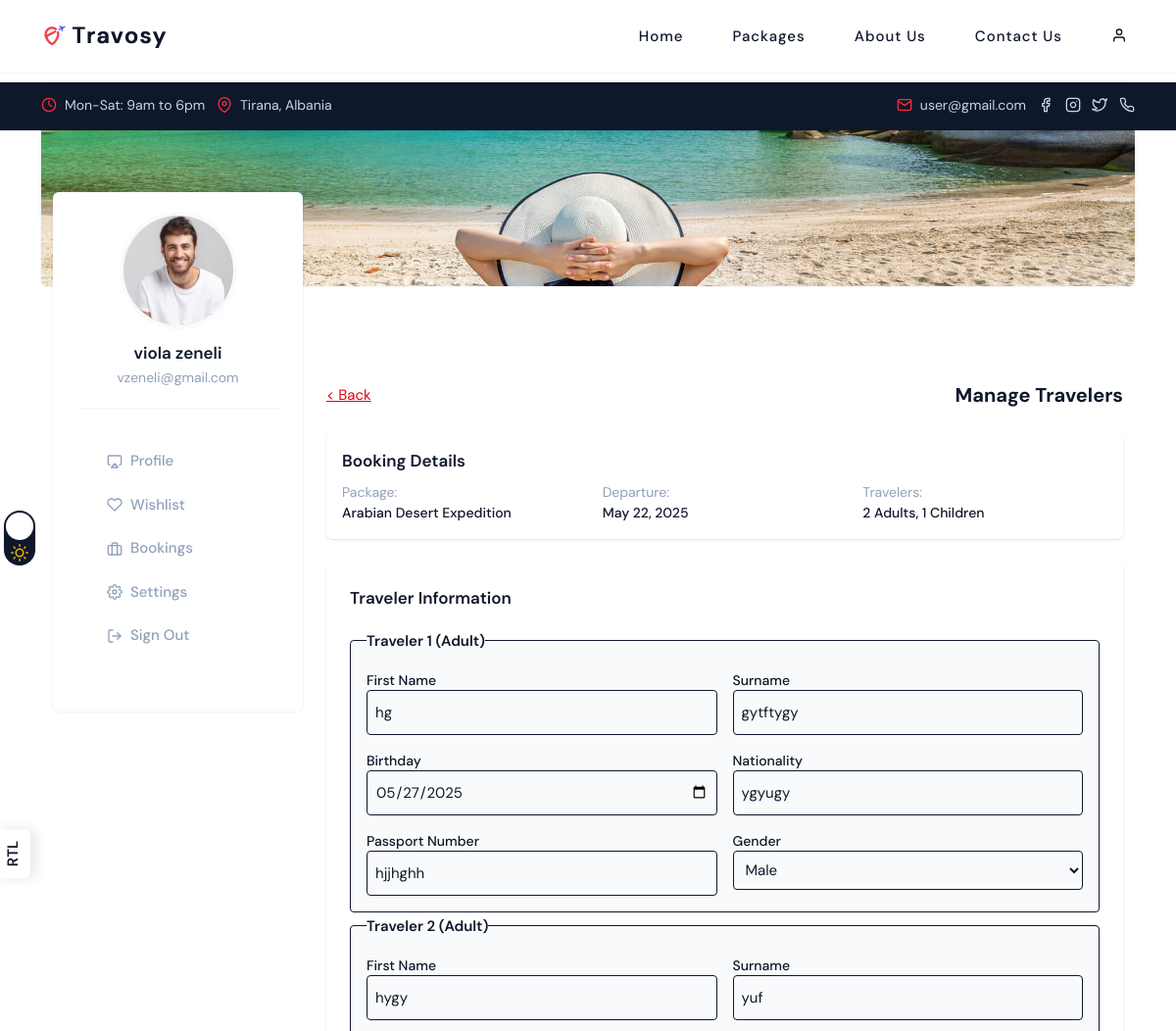
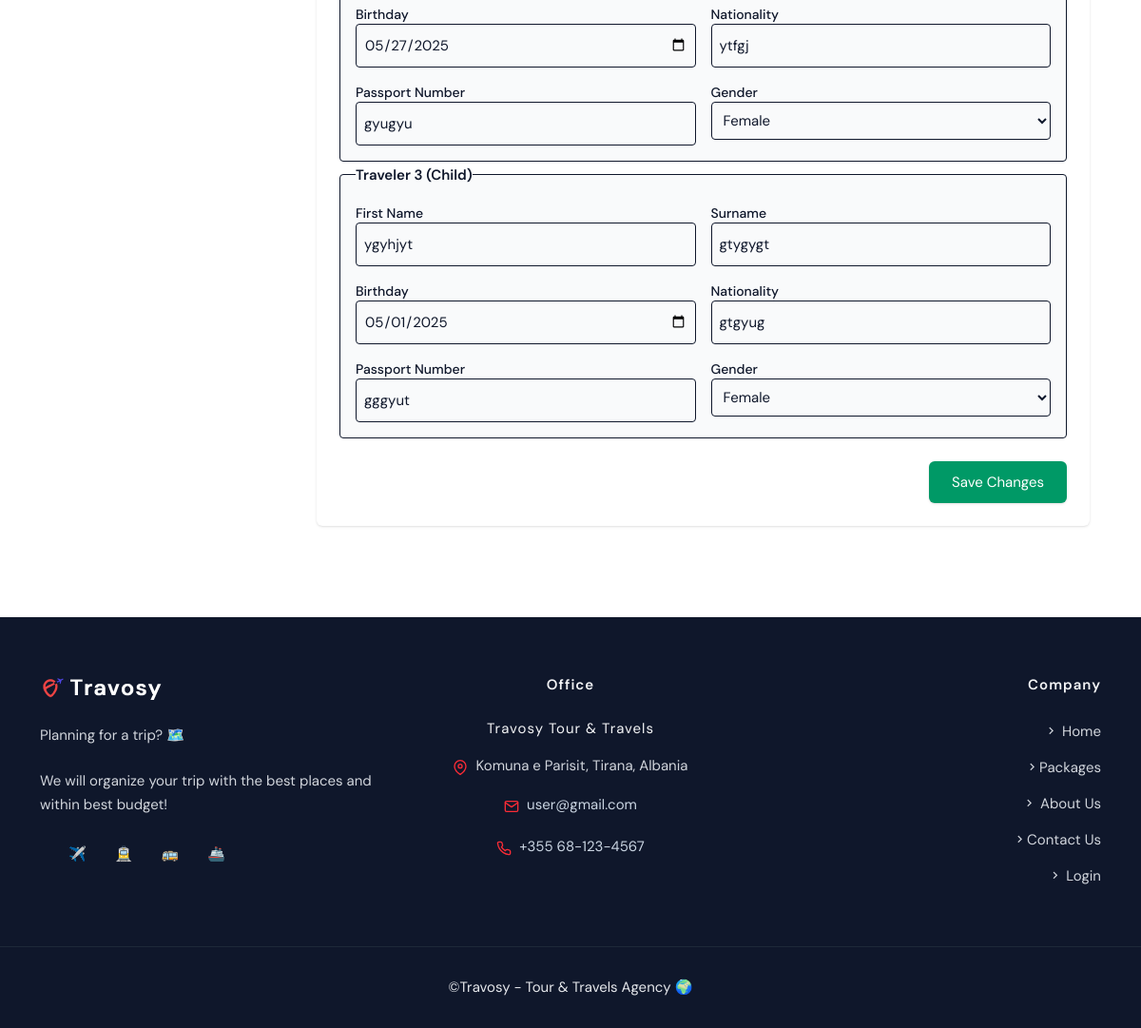
The page /user/user-travelers-edit.php?booking_id=5 (signed in) on the database its author committed (2 pictures, top to bottom).
### tables this page shows
CREATE TABLE `users` (
  `user_id` int(11) NOT NULL,
  `username` varchar(50) NOT NULL,
  `email` varchar(255) NOT NULL,
  `password_hash` varchar(255) NOT NULL,
  `first_name` varchar(100) NOT NULL,
  `last_name` varchar(100) NOT NULL,
  `birthday` date DEFAULT NULL,
  `passport_number` varchar(50) DEFAULT NULL,
  `gender` enum('male','female','other') DEFAULT NULL,
  `nationality` varchar(100) DEFAULT NULL,
  `phone` varchar(20) DEFAULT NULL,
  `role` enum('user','admin') NOT NULL DEFAULT 'user',
  `created_at` datetime NOT NULL DEFAULT current_timestamp(),
  `profile_pic` varchar(2083) DEFAULT '/images/client/default.jpg'
);

CREATE TABLE `bookings` (
  `booking_id` int(11) NOT NULL,
  `user_id` int(11) NOT NULL,
  `package_id` int(11) NOT NULL,
  `date_booked` datetime NOT NULL DEFAULT current_timestamp(),
  `personalised_price` decimal(10,2) NOT NULL,
  `nr_adults` int(11) NOT NULL DEFAULT 1,
  `nr_children` int(11) NOT NULL DEFAULT 0
);

CREATE TABLE `packages` (
  `package_id` int(11) NOT NULL,
  `departure_city` varchar(100) NOT NULL,
  `destination_city` varchar(100) NOT NULL,
  `name` varchar(150) NOT NULL,
  `description` text DEFAULT NULL,
  `transport_type` enum('bus','flight','train','ship','mixed') NOT NULL,
  `accommodation_type` enum('hotel','airbnb','resort') NOT NULL,
  `hotel_name` varchar(150) DEFAULT NULL,
  `num_nights` int(11) NOT NULL,
  `num_days` int(11) NOT NULL,
  `departure_date` date NOT NULL,
  `return_date` date NOT NULL,
  `base_price` decimal(10,2) NOT NULL,
  `includes_meals` tinyint(1) DEFAULT 0,
  `includes_tour_guide` tinyint(1) DEFAULT 0,
  `max_capacity` int(11) NOT NULL,
  `img1` varchar(2083) DEFAULT NULL,
  `img2` varchar(2083) DEFAULT NULL,
  `img3` varchar(2083) DEFAULT NULL,
  `img4` varchar(2083) DEFAULT NULL,
  `status` enum('active','inactive') DEFAULT 'active',
  `created_at` datetime NOT NULL DEFAULT current_timestamp()
);

CREATE TABLE `other_travellers` (
  `traveller_id` int(11) NOT NULL,
  `booking_id` int(11) NOT NULL,
  `name` varchar(100) NOT NULL,
  `surname` varchar(100) NOT NULL,
  `birthday` date DEFAULT NULL,
  `nationality` varchar(100) DEFAULT NULL,
  `passport_number` varchar(50) DEFAULT NULL,
  `traveller_type` enum('child','adult') NOT NULL,
  `gender` enum('male','female','other') DEFAULT NULL
);

### user/user-travelers-edit.php (the view, shortened to what this page needs)
<?php
    $base_dir = __DIR__ . '/../Base';
    $static_url = '/Travosy/assets';
    include '../db.php';
    $user_id = $_SESSION['user_id'];
    $booking_id = (int)$_GET['booking_id'];
    $verifyQuery = "SELECT b.*, p.* FROM bookings b
                JOIN packages p ON b.package_id = p.package_id
                WHERE b.booking_id = ? AND b.user_id = ?";
    $verifyStmt = $conn->prepare($verifyQuery);
    $verifyStmt->bind_param("ii", $booking_id, $user_id);
    $verifyStmt->execute();
    $verifyResult = $verifyStmt->get_result();
    $booking = $verifyResult->fetch_assoc();
$travelersQuery = "SELECT * FROM other_travellers WHERE booking_id = ? ORDER BY traveller_id ASC";
$travelersStmt = $conn->prepare($travelersQuery);
$travelersStmt->bind_param("i", $booking_id);
$travelersStmt->execute();
$travelersResult = $travelersStmt->get_result();
$travelers = [];
while ($traveler = $travelersResult->fetch_assoc()) {
    $travelers[] = $traveler;
}
$adultTravelersCount = 0;
foreach ($travelers as $traveler) {
    if ($traveler['traveller_type'] === 'adult') {
        $adultTravelersCount++;
    }
}
$userIsTraveler1 = ($booking['nr_adults'] == $adultTravelersCount + 1);
$sql = "SELECT first_name, last_name, username, birthday, phone, created_at, email, nationality, passport_number, gender FROM users WHERE user_id = ?";
$stmt = $conn->prepare($sql);
$stmt->bind_param("i", $user_id);
$stmt->execute();
$result = $stmt->get_result();
$user = $result->fetch_assoc();
$departureDate = date('M d, Y', strtotime($booking['departure_date']));
?>
<section class="relative lg:pb-24 pb-16 md:mt-[84px] mt-[70px]">
    <div class="container md:!px-3 !px-0 relative">
        <div class="relative overflow-hidden md:rounded-md shadow-sm dark:shadow-gray-800 h-52 bg-center bg-no-repeat bg-cover" style="background-image: url('<?php echo $static_url . '/images/bg/cta.jpg'; ?>');"></div>
    </div>
    <div class="container relative md:mt-24 mt-16">
        <div class="md:flex">
            <div class="lg:w-1/4 md:w-1/3 md:px-3">
                <div class="sidebar">
                    <?php include 'user-sidebar.php'; ?>
                </div>
            </div>
            <div class="lg:w-3/4 md:w-2/3 md:px-3 mt-6 md:mt-0">
                <div class="mb-6 flex justify-between items-center">
                    <a href="user-bookings.php" class="inline-flex items-center text-red-600 hover:text-red-700 underline">
                        &lt; Back
                    </a>
                    <h5 class="text-xl font-bold">Manage Travelers</h5>
                </div>
                <div class="bg-white dark:bg-slate-900 rounded-md shadow dark:shadow-gray-800 p-4 mb-6">
                    <h6 class="text-lg font-semibold mb-2">Booking Details</h6>
                    <div class="grid grid-cols-1 md:grid-cols-3 gap-4 text-sm">
                        <div>
                            <span class="text-slate-400">Package:</span>
                            <p class="font-medium"><?php echo htmlspecialchars($booking['name']); ?></p>
                        </div>
                        <div>
                            <span class="text-slate-400">Departure:</span>
                            <p class="font-medium"><?php echo $departureDate; ?></p>
                        </div>
                        <div>
                            <span class="text-slate-400">Travelers:</span>
                            <p class="font-medium"><?php echo $booking['nr_adults']; ?> Adults, <?php echo $booking['nr_children']; ?> Children</p>
                        </div>
                    </div>
                </div>
                <div class="bg-white dark:bg-slate-900 rounded-md shadow dark:shadow-gray-800 overflow-hidden">
                    <form method="POST" action="" class="p-6">
                        <h6 class="text-lg font-semibold mb-4">Traveler Information</h6>
                        <div class="space-y-8">
                            <?php if (count($travelers) > 0): ?>
                                <?php foreach ($travelers as $index => $traveler):
                                    $travelerNumber = $userIsTraveler1 ? $index + 2 : $index + 1;
                                    $isChild = $traveler['traveller_type'] === 'child';
                                ?>
                                <fieldset class="border p-4 rounded bg-gray-50 dark:bg-slate-800">
                                    <legend class="font-semibold px-2">Traveler <?php echo $travelerNumber; ?> (<?php echo $isChild ? 'Child' : 'Adult'; ?>)</legend>
                                    <div class="grid grid-cols-1 md:grid-cols-2 gap-4">
                                        <div>
                                            <label class="block font-medium text-sm mb-1">First Name</label>
                                            <input type="text" name="traveler_name[]" value="<?php echo htmlspecialchars($traveler['name']); ?>" required class="w-full border p-2 rounded focus:border-emerald-500 focus:outline-none">
                                        </div>
                                        <div>
                                            <label class="block font-medium text-sm mb-1">Surname</label>
                                            <input type="text" name="traveler_surname[]" value="<?php echo htmlspecialchars($traveler['surname']); ?>" required class="w-full border p-2 rounded focus:border-emerald-500 focus:outline-none">
                                        </div>
                                        <div>
                                            <label class="block font-medium text-sm mb-1">Birthday</label>
                                            <input type="date" name="traveler_birthday[]" value="<?php echo htmlspecialchars($traveler['birthday']); ?>" required max="<?php echo date('Y-m-d'); ?>" class="w-full border p-2 rounded focus:border-emerald-500 focus:outline-none">
                                        </div>
                                        <div>
                                            <label class="block font-medium text-sm mb-1">Nationality</label>
                                            <input type="text" name="traveler_nationality[]" value="<?php echo htmlspecialchars($traveler['nationality']); ?>" required class="w-full border p-2 rounded focus:border-emerald-500 focus:outline-none">
                                        </div>
                                        <div>
                                            <label class="block font-medium text-sm mb-1">Passport Number</label>
                                            <input type="text" name="traveler_passport_number[]" value="<?php echo htmlspecialchars($traveler['passport_number']); ?>" required class="w-full border p-2 rounded focus:border-emerald-500 focus:outline-none">
                                        </div>
                                        <div>
                                            <label class="block font-medium text-sm mb-1">Gender</label>
                                            <select name="traveler_gender[]" required class="w-full border p-2 rounded focus:border-emerald-500 focus:outline-none">
                                                <option value="male" <?php echo $traveler['gender'] == 'male' ? 'selected' : ''; ?>>Male</option>
                                                <option value="female" <?php echo $traveler['gender'] == 'female' ? 'selected' : ''; ?>>Female</option>
                                            </select>
                                        </div>
                                    </div>
                                </fieldset>
                                <?php endforeach; ?>
                            <?php endif; ?>
                        </div>
                        <?php if (count($travelers) > 0): ?>
                        <div class="mt-6 flex justify-end">
                            <button type="submit" name="update_travelers" class="px-6 py-2 bg-emerald-600 hover:bg-emerald-700 text-white rounded-md shadow transition">Save Changes</button>
                        </div>
                        <?php endif; ?>
                    </form>
                </div>
            </div>
        </div>
    </div>
</section>
<?php
include "$base_dir/style/base-user.php";
?>

### user/user-sidebar.php (shortened to what this page needs)
<div class="relative md:-mt-48 -mt-32">
    <div class="p-6 rounded-md shadow-sm dark:shadow-gray-800 bg-white dark:bg-slate-900">
        <div class="profile-pic text-center mb-5">
            <div>
                <div class="relative h-28 w-28 mx-auto">
                    <img src="<?php echo $static_url; ?>/images/client/16.jpg" class="rounded-full shadow-sm dark:shadow-gray-800 ring-4 ring-slate-50 dark:ring-slate-800" id="profile-image" alt="">
                    <label class="absolute inset-0 cursor-pointer" for="pro-img"></label>
                </div>
                <div class="mt-4">
                    <h5 class="font-semibold text-lg text-black dark:text-white">
                        <?= htmlspecialchars($user['first_name'] . ' ' . $user['last_name']) ?>
                    </h5>
                    <p class="text-sm text-slate-400"><?= htmlspecialchars($user['email']) ?></p>
                </div>
            </div>
        </div>
        <div class="border-t border-gray-100 dark:border-gray-700 p-4">
            <ul class="list-none sidebar-nav mb-0 pb-0" id="navmenu-nav">
                <li class="navbar-item account-menu">
                    <a href="user-profile.php" class="navbar-link text-slate-400 flex items-center py-2 rounded">
                        <span class="me-2 mb-0"><i data-feather="airplay" class="size-4"></i></span>
                        <h6 class="mb-0 font-medium">Profile</h6>
                    </a>
                </li>
                <li class="navbar-item account-menu">
                    <a href="user-packages.php" class="navbar-link text-slate-400 flex items-center py-2 rounded">
                        <span class="me-2 mb-0"><i data-feather="heart" class="size-4"></i></span>
                        <h6 class="mb-0 font-medium">Wishlist</h6>
                    </a>
                </li>
                <li class="navbar-item account-menu">
                    <a href="user-bookings.php" class="navbar-link text-slate-400 flex items-center py-2 rounded">
                        <span class="me-2 mb-0"><i data-feather="briefcase" class="size-4"></i></span>
                        <h6 class="mb-0 font-medium">Bookings</h6>
                    </a>
                </li>
                <li class="navbar-item account-menu">
                    <a href="user-setting.php" class="navbar-link text-slate-400 flex items-center py-2 rounded">
                        <span class="me-2 mb-0"><i data-feather="settings" class="size-4"></i></span>
                        <h6 class="mb-0 font-medium">Settings</h6>
                    </a>
                </li>
                <li class="navbar-item account-menu">
                    <a href="#" onclick="showLogoutDialog()" class="navbar-link text-slate-400 flex items-center py-2 rounded" style="cursor: pointer;">
                        <span class="me-2 mb-0"><i data-feather="log-out" class="size-4"></i></span>
                        <h6 class="mb-0 font-medium">Sign Out</h6>
                    </a>
                </li>
            </ul>
        </div>
    </div>
</div>

### rows shown on the page
users: first_name+last_name "viola zeneli", email "vzeneli@gmail.com"
bookings: package.name "Arabian Desert Expedition", package.departure_date "May 22, 2025", nr_adults "2", nr_children "1"
other_travellers: booking.nr_adults "1", traveller_type "Adult", name "hg", surname "gytftygy", birthday "05/27/2025", nationality "ygyugy", passport_number "hjjhghh", gender "Male"
other_travellers: booking.nr_adults "2", traveller_type "Adult", name "hygy", surname "yuf", birthday "05/27/2025", nationality "ytfgj", passport_number "gyugyu", gender "Female"
other_travellers: booking.nr_adults "3", traveller_type "Child", name "ygyhjyt", surname "gtygygt", birthday "05/01/2025", nationality "gtgyug", passport_number "gggyut", gender "Female"
